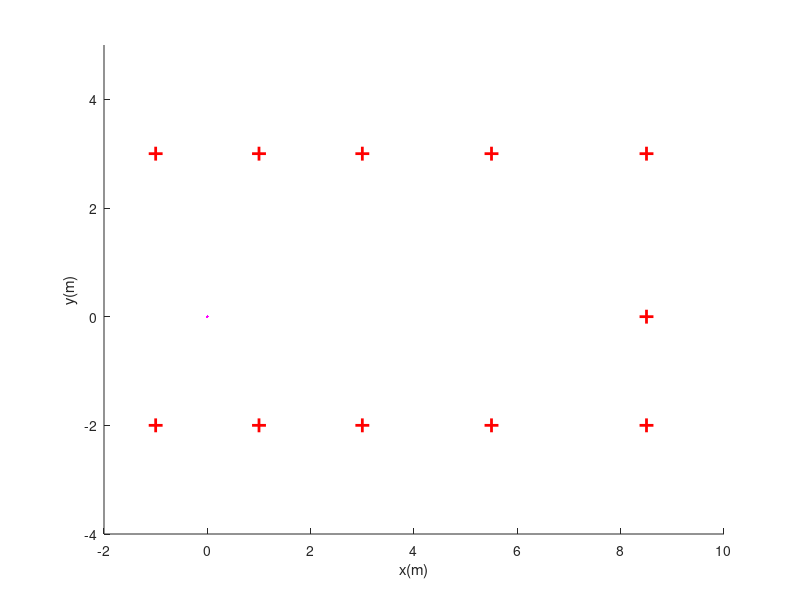

This chart was generated by the following MATLAB code: (Note: this script raises an error after producing the figure.)
 % Demo_EKF
% Author : Ivan A. Calle Flores
% Description: Localizacion de un robot movil de tipo diferencial usando
%              el filtro extendido de Kalman
clc; clear all; close all

%----------------------------------------------------------------------%
% 1. CONFIGURACION DEL MAPA DE REFERENCIAS "LANDMARKS"
%----------------------------------------------------------------------%
%  ESTABLECEMOS EL MAPA
mapa = ...
    [-1.0   -2.0;
    1.0  -2.0;
    3.0  -2.0;
    5.5  -2.0;
    8.5  -2.0;
    8.5   0.0;
    8.5   3.0;
    5.5   3.0;
    3.0   3.0;
    1.0   3.0;
   -1.0   3.0]';                          

%  ESTABLECEMOS LAS MARCAS 'ETIQUETAS' DE LAS REFERENCIAS - "SIGNATURES"
marcas_mapa = 1:size(mapa,2);

%  MAPA FINAL[3xNlandmarks]
mapa = [mapa;marcas_mapa];



%----------------------------------------------------------------------%
% 2. CONFIGURACION DE LA FIGURA
%----------------------------------------------------------------------%
fig1 = figure;    
hold on
xlabel('x(m)')
ylabel('y(m)')



%----------------------------------------------------------------------%
% 3. PLOTEAMOS EL ENTORNO
%----------------------------------------------------------------------%
plot(mapa(1,:),mapa(2,:), 'r+','MarkerSize',10,'LineWidth',2)
axis([-2  10 -4  5])



%----------------------------------------------------------------------%
% 4. PARAMETROS DEL SENSOR "RANGE-BEARING"
%----------------------------------------------------------------------%
MAX_RANGE = 5.5;                    % Maxima distancia
sigmaR = 0.1;                       % Desviaciones estandar
sigmaB = (3.0*pi/180);       
sigmaS = 0.05;               
std_sensor = [sigmaR;sigmaB;sigmaS];

%  HANDLERS PARA ANIMAR LAS MEDIDAS DE LOS SENSORES
K = 20;
handle_sensor = zeros(1,K);
for f=1:K
    handle_sensor(f) = plot(0,0, 'm');
end



%----------------------------------------------------------------------%
% 5. PARAMETROS DEL ROBOT
%----------------------------------------------------------------------%
%  PARAMETROS MECANICOS
D = 0.1;        % Diametro de las ruedas
L = 0.15;       % Distancia de las ruedas al punto central del robot

%  PARAMETROS DE ERROR
alpha1 = 1e-2;  alpha2 = 1e-2;  
alpha3 = 1e-2;  alpha4 = 1e-2;
alpha5 = 1e-3;  alpha6 = 1e-3;
alpha_VELOCITY = [alpha1 alpha2 alpha3 alpha4 alpha5 alpha6];

%  INTERVALO DE TIEMPO
dt = 0.5;



%----------------------------------------------------------------------%
% 6. CONFIGURACION INICIAL DEL ROBOT
%----------------------------------------------------------------------%
%  CONFIGURACION INICIAL
x = [0;-1;0*pi/4];
plot_robot(x, L, 'r')

%  DISTRIBUCION INICIAL - Initial belief
mu = x + [0.03*randn(2,1); 0.05*randn(1)];          % Mean
P = 1e-2*eye(3);                                    % Covarianze
plot_robot(mu, L, 'b')
ellipse_points = sigma_ellipse(mu(1:2), P(1:2,1:2), 2);
handle_P  = plot(ellipse_points(1,:),ellipse_points(2,:),'r'); 



%----------------------------------------------------------------------%
% 7. LAZO CENTRAL
%----------------------------------------------------------------------%
disp('FILTRO EXTENDIDO DE KALMAN')
disp('-----------------------------')
disp('Condiciones iniciales')
fprintf('  x = [%2.4f, %2.4f, %2.4f]\n', x)
fprintf('  mu = [%2.4f, %2.4f, %2.4f]\n', mu)
disp(' ')
disp(' Presionar una tecla')
pause

N = 150;     % Numero de pasos
for n=1:N 
    % 7.1 ESTABLECEMOS LOS CONTROLES
    if(n<70)        
        v = 0.2;                % Velocidad translacional
        w = 0;                  % Velocidad rotacional
    elseif(n>=70 && n<74)
        v = 0.2;
        w = 1*pi/4;
    elseif(n>=74 && n<100)
        v = 0.2;
        w = 0*pi/8;
    elseif(n>=100 && n<104)
        v = 0.2;
        w = 1*pi/4;
    else
        v = 0.2;
        w = 0;
    end
    u = [v; w];
    % 7.2 SIMULAMOS EL MOVIMIENTO DEL ROBOT
    x = sample_motion_model_velocity(x, u, dt, alpha_VELOCITY);

    
    % 7.3. OBTENEMOS LAS REFERENCIAS QUE ESTAN AL ALCANCE DEL ROBOT
    [vlm,Nobs] = get_visible_landmarks(x,mapa,MAX_RANGE);
    
    
    % 7.4. FILTRO EXTENDIDO DE KALMAN
    %   a. Paso de Prediccion
    [mu, P] = EKF_Prediction_step(mu, P, u, alpha_VELOCITY, dt);
    
    %   b. Paso de correccion
    prob_z_acum = 1;
    if(Nobs > 0)
        for i=1:Nobs
            
            % -> Simulamos la medida del sensor laser
            z = range_bearing_model(x, vlm(:,i), std_sensor);

            % -> Ploteamos la medida de los sensores
            ppx = [x(1)  x(1) + z(1)*cos(z(2) + x(3))];
            ppy = [x(2)  x(2) + z(1)*sin(z(2) + x(3))]; 
            set(handle_sensor(i),'xdata', ppx, 'ydata', ppy)
            
            % -> Compute the update step
            [mu, P,pz] = EKF_Correction_step(mu, P, z, vlm(:,i), std_sensor);
            prob_z_acum = prob_z_acum*pz;
        end
    end
    plot(x(1),x(2),'.r')
    plot(mu(1),mu(2),'.b')
    ellipse_points = sigma_ellipse(mu(1:2), P(1:2,1:2), 2);
    set(handle_P,'xdata',ellipse_points(1,:),'ydata',ellipse_points(2,:))
    fprintf('Prob de medida real : %.4f\n',prob_z_acum)

    pause(0.1)
end
plot_robot(x,0.1)
plot_robot(mu,0.1)